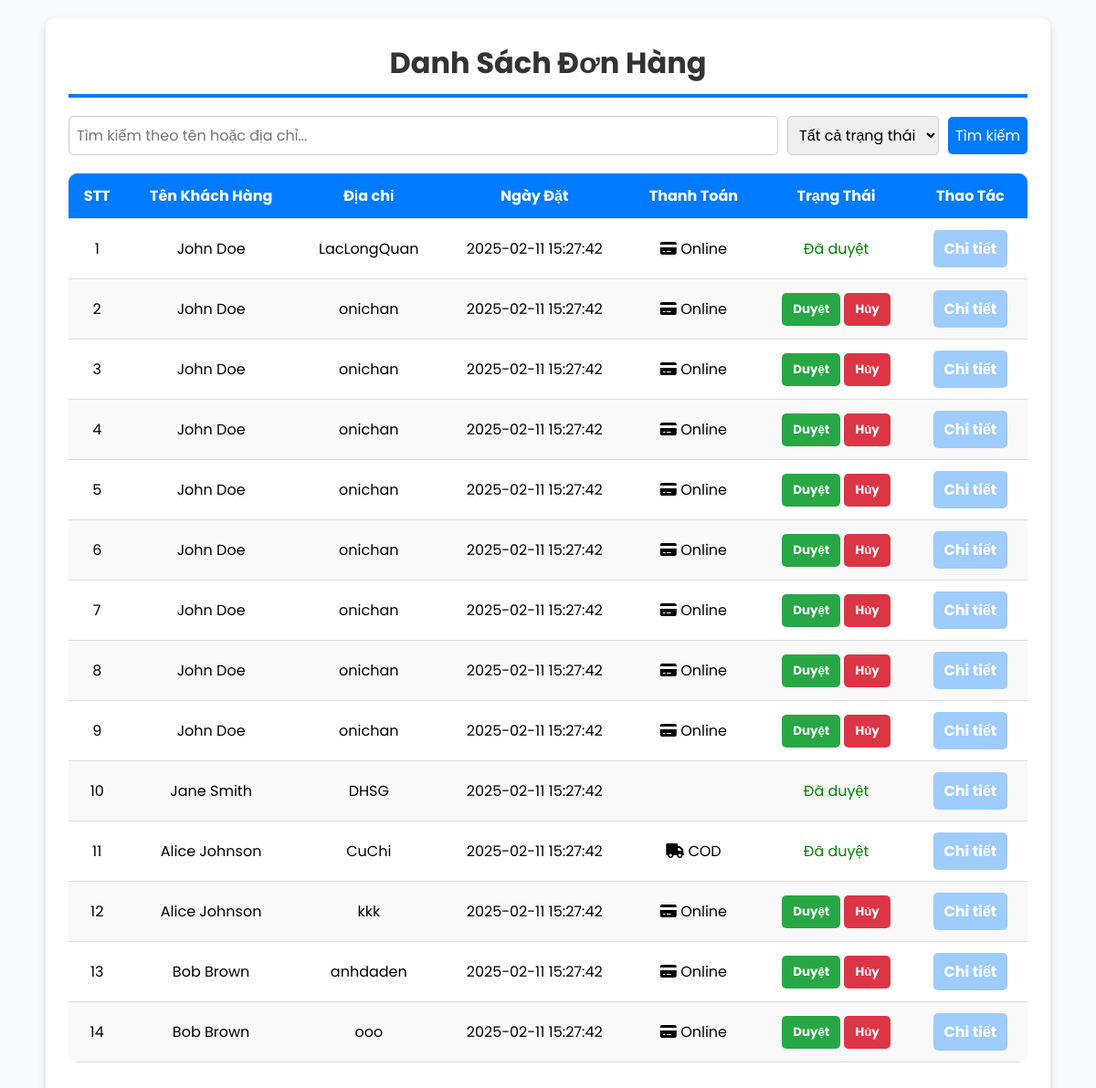
The page /FrontEnd/AdminUI/quanlidonhang/danhsachdonhang.php on the database its author committed.
### tables this page shows
CREATE TABLE IF NOT EXISTS orders (
    order_id INT AUTO_INCREMENT PRIMARY KEY,
    user_id INT,
    order_date TIMESTAMP DEFAULT CURRENT_TIMESTAMP,
    total_amount DECIMAL(10, 2) NOT NULL,
    status_id INT,
    payment_method VARCHAR(50) NOT NULL,
    address VARCHAR(50),
    FOREIGN KEY (user_id) REFERENCES user(user_id)
        ON DELETE CASCADE
        ON UPDATE CASCADE,
    FOREIGN KEY (status_id) REFERENCES status(id)
        ON DELETE SET NULL
        ON UPDATE CASCADE
);

CREATE TABLE IF NOT EXISTS user (
    user_id INT AUTO_INCREMENT PRIMARY KEY,
    full_name VARCHAR(100) NOT NULL,
    account_id INT unique,
    profile_picture VARCHAR(255),
    date_of_birth DATE,
    created_at TIMESTAMP DEFAULT CURRENT_TIMESTAMP,
    updated_at TIMESTAMP DEFAULT CURRENT_TIMESTAMP ON UPDATE CURRENT_TIMESTAMP,
    FOREIGN KEY (account_id) REFERENCES account(account_id)
        ON DELETE CASCADE
        ON UPDATE CASCADE
);

### FrontEnd/AdminUI/quanlidonhang/danhsachdonhang.php (the view, shortened to what this page needs)
<html lang="en">
<head>
    <link rel="stylesheet" href="https://cdnjs.cloudflare.com/ajax/libs/font-awesome/6.0.0-beta3/css/all.min.css">
</head>
<body>
    <div class="container">
        <h1>Danh Sách Đơn Hàng</h1>
        <div class="filter">
            <input class="input1" type="text" id="search-input" placeholder="Tìm kiếm theo tên hoặc địa chỉ...">
            <select id="status-filter">
                <option value="">Tất cả trạng thái</option>
            </select>
            <button id="filter-btn">Tìm kiếm</button>
        </div>
        <table>
            <thead>
                <tr>
                    <th>STT</th>
                    <th>Tên Khách Hàng</th>
                    <th>Địa chỉ</th>
                    <th>Ngày Đặt</th>
                    <th>Thanh Toán</th>
                    <th>Trạng Thái</th>
                    <th>Thao Tác</th>
                </tr>
            </thead>
            <tbody id="order-list">
                <?php
                    $conn = mysqli_connect("localhost", "root", "", "web2_sql");
                    $query_lietke_dh = "SELECT orders.order_id, user.full_name, orders.order_date, orders.payment_method, status.id, orders.address
                                        FROM orders
                                        JOIN user ON orders.user_id = user.user_id
                                        JOIN status ON status.id = orders.status_id;";
                    $result = mysqli_query($conn, $query_lietke_dh);
                    $i = 0;
                    while ($row = mysqli_fetch_array($result)) {
                        $i++;
                ?>
                <tr>
                    <td><?= $i ?></td>
                    <td><?= htmlspecialchars($row['full_name']) ?></td>
                    <td><?= htmlspecialchars($row['address']) ?></td>
                    <td><?= htmlspecialchars($row['order_date']) ?></td>
                    <td>
                        <?php
                            if ($row['payment_method'] == 'Cash') {
                                echo '<i class="fas fa-truck"></i> COD';
                            } elseif ($row['payment_method'] == 'Credit Card') {
                                echo '<i class="fas fa-credit-card"></i> Online';
                            }
                        ?>
                    </td>
                    <td>
                        <?php
                            if ($row['id'] == '4') {
                                echo '<span class="status-approved">Đã duyệt</span>';
                            } else if ($row['id'] == '2') {
                                echo '<span class="status-refused">Đã hủy</span>';
                            }else {
                                echo '
                                    <form method="POST" action="../../../BackEnd/Model/quanlidonhang/xulidonhang.php" style="display:inline;">
                                        <input type="hidden" name="order_id" value="'.$row['order_id'].'">
                                        <button type="submit" name="approve" class="btn approve-btn">Duyệt</button>
                                    </form>
                                    <form method="POST" action="../../../BackEnd/Model/quanlidonhang/xulidonhang.php" style="display:inline;">
                                        <input type="hidden" name="order_id" value="'.$row['order_id'].'">
                                        <button type="submit" name="cancel" class="btn cancel-btn">Hủy</button>
                                    </form>
                                ';
                            }
                        ?>
                    </td>
                    <td>
                        <a href="chitietdonhang.php?order_id=<?= $row['order_id'] ?>" class="btn detail-btn"><b></b>Chi tiết</a>
                    </td>
                </tr>
                <?php
                    }
                ?>
            </tbody>
        </table>
    </div>
</body>
</html>

### FrontEnd/AdminUI/quanlidonhang/danhsachdonhang.php (style rules this page uses)
* { margin: 0; padding: 0; box-sizing: border-box; font-family: 'Poppins', sans-serif; }
body { background-color: #f8f9fa; display: flex; justify-content: center; align-items: center; min-height: 100vh; padding: 20px; }
.container { width: 100%; max-width: 1100px; background: white; padding: 25px; border-radius: 10px; box-shadow: 0 4px 8px rgba(0, 0, 0, 0.15); }
h1 { text-align: center; color: #333; margin-bottom: 20px; border-bottom: 4px solid #007bff; padding-bottom: 10px; }
table { width: 100%; border-collapse: collapse; background: white; border-radius: 10px; overflow: hidden; }
thead { background: #007bff; color: white; font-weight: bold; }
thead tr { background: #007bff !important; }
th, td { padding: 12px; text-align: center; border-bottom: 1px solid #ddd; }
tbody tr:nth-child(even) { background: #f9f9f9; }
.btn { display: inline-block; padding: 8px 12px; border-radius: 5px; text-decoration: none; font-weight: bold; transition: 0.3s; border: none; cursor: pointer; }
.approve-btn { background: #28a745; color: white; }
.cancel-btn { background: #dc3545; color: white; }
.detail-btn { background:rgb(158, 204, 253); color: white; }
.status-approved { color: green; }
.filter { display: flex; gap: 10px; margin-bottom: 20px; align-items: center; justify-content: space-between; flex-wrap: wrap; }
.filter input, .filter select, .filter button { padding: 8px; font-size: 16px; border: 1px solid #ccc; border-radius: 5px; }
.filter input { flex: 1; min-width: 200px; }
.filter button { background: #007bff; color: white; cursor: pointer; border: none; transition: 0.3s; }

### rows shown on the page
orders: user.full_name "John Doe", address "LacLongQuan", order_date "2025-02-11 15:27:42", payment_method "Credit Card" (drawn), shows "Đã duyệt"
orders: user.full_name "John Doe", address "onichan", order_date "2025-02-11 15:27:42", payment_method "Credit Card" (drawn)
orders: user.full_name "John Doe", address "onichan", order_date "2025-02-11 15:27:42", payment_method "Credit Card" (drawn)
orders: user.full_name "John Doe", address "onichan", order_date "2025-02-11 15:27:42", payment_method "Credit Card" (drawn)
orders: user.full_name "John Doe", address "onichan", order_date "2025-02-11 15:27:42", payment_method "Credit Card" (drawn)
orders: user.full_name "John Doe", address "onichan", order_date "2025-02-11 15:27:42", payment_method "Credit Card" (drawn)
orders: user.full_name "John Doe", address "onichan", order_date "2025-02-11 15:27:42", payment_method "Credit Card" (drawn)
orders: user.full_name "John Doe", address "onichan", order_date "2025-02-11 15:27:42", payment_method "Credit Card" (drawn)
orders: user.full_name "John Doe", address "onichan", order_date "2025-02-11 15:27:42", payment_method "Credit Card" (drawn)
orders: user.full_name "Jane Smith", address "DHSG", order_date "2025-02-11 15:27:42", shows "Đã duyệt"
orders: user.full_name "Alice Johnson", address "CuChi", order_date "2025-02-11 15:27:42", payment_method "Cash" (drawn), shows "Đã duyệt"
orders: user.full_name "Alice Johnson", address "kkk", order_date "2025-02-11 15:27:42", payment_method "Credit Card" (drawn)
orders: user.full_name "Bob Brown", address "anhdaden", order_date "2025-02-11 15:27:42", payment_method "Credit Card" (drawn)
orders: user.full_name "Bob Brown", address "ooo", order_date "2025-02-11 15:27:42", payment_method "Credit Card" (drawn)
